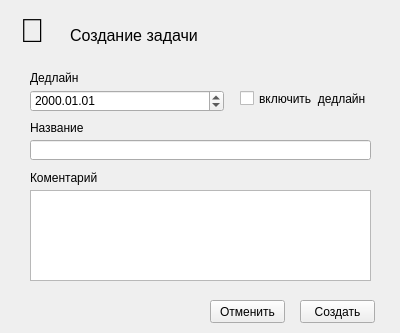
<?xml version="1.0" encoding="UTF-8"?>
<ui version="4.0">
 <class>Form</class>
 <widget class="QWidget" name="Form">
  <property name="geometry">
   <rect>
    <x>0</x>
    <y>0</y>
    <width>400</width>
    <height>333</height>
   </rect>
  </property>
  <property name="windowTitle">
   <string>Form</string>
  </property>
  <widget class="QLabel" name="label">
   <property name="geometry">
    <rect>
     <x>20</x>
     <y>0</y>
     <width>51</width>
     <height>61</height>
    </rect>
   </property>
   <property name="font">
    <font>
     <pointsize>25</pointsize>
    </font>
   </property>
   <property name="text">
    <string>📝</string>
   </property>
  </widget>
  <widget class="QLabel" name="label_2">
   <property name="geometry">
    <rect>
     <x>70</x>
     <y>20</y>
     <width>131</width>
     <height>31</height>
    </rect>
   </property>
   <property name="font">
    <font>
     <pointsize>12</pointsize>
    </font>
   </property>
   <property name="text">
    <string>Создание задачи</string>
   </property>
  </widget>
  <widget class="QDateTimeEdit" name="deadline_data">
   <property name="geometry">
    <rect>
     <x>30</x>
     <y>90</y>
     <width>194</width>
     <height>22</height>
    </rect>
   </property>
   <property name="displayFormat">
    <string>yyyy.MM.dd</string>
   </property>
  </widget>
  <widget class="QLineEdit" name="task_name">
   <property name="geometry">
    <rect>
     <x>30</x>
     <y>140</y>
     <width>341</width>
     <height>20</height>
    </rect>
   </property>
  </widget>
  <widget class="QTextEdit" name="comment">
   <property name="geometry">
    <rect>
     <x>30</x>
     <y>190</y>
     <width>341</width>
     <height>91</height>
    </rect>
   </property>
  </widget>
  <widget class="QPushButton" name="create">
   <property name="geometry">
    <rect>
     <x>300</x>
     <y>300</y>
     <width>75</width>
     <height>23</height>
    </rect>
   </property>
   <property name="text">
    <string>Создать</string>
   </property>
  </widget>
  <widget class="QPushButton" name="closeButton">
   <property name="geometry">
    <rect>
     <x>210</x>
     <y>300</y>
     <width>75</width>
     <height>23</height>
    </rect>
   </property>
   <property name="text">
    <string>Отменить</string>
   </property>
  </widget>
  <widget class="QLabel" name="label_3">
   <property name="geometry">
    <rect>
     <x>30</x>
     <y>170</y>
     <width>71</width>
     <height>16</height>
    </rect>
   </property>
   <property name="text">
    <string>Коментарий</string>
   </property>
  </widget>
  <widget class="QLabel" name="label_4">
   <property name="geometry">
    <rect>
     <x>30</x>
     <y>120</y>
     <width>71</width>
     <height>16</height>
    </rect>
   </property>
   <property name="text">
    <string>Название</string>
   </property>
  </widget>
  <widget class="QLabel" name="label_5">
   <property name="geometry">
    <rect>
     <x>30</x>
     <y>70</y>
     <width>71</width>
     <height>16</height>
    </rect>
   </property>
   <property name="text">
    <string>Дедлайн</string>
   </property>
  </widget>
  <widget class="QCheckBox" name="deadlineEnable">
   <property name="geometry">
    <rect>
     <x>240</x>
     <y>90</y>
     <width>131</width>
     <height>17</height>
    </rect>
   </property>
   <property name="text">
    <string>включить  дедлайн</string>
   </property>
  </widget>
 </widget>
 <resources/>
 <connections/>
</ui>
